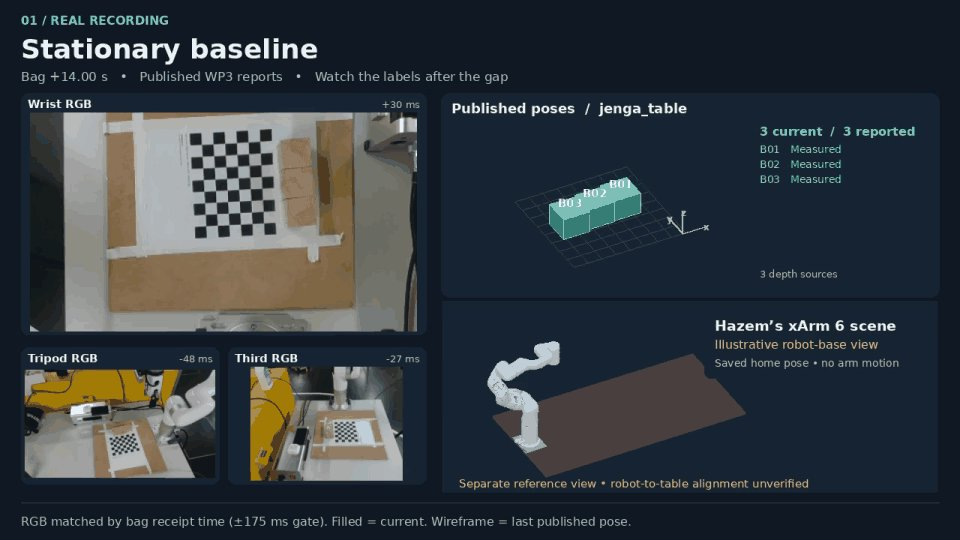
#> input picture media/wp3-stationary-baseline-scene.jpg, 960 x 540 px
$ python bench_s06_stereo.py --left ../../../media/wp3-stationary-baseline-scene.jpg --right ../../../media/wp3-stationary-baseline-scene.jpg
#> lines starting #> are read from the running program, lines starting #| are printed output that depends on the picture; after the words box and inside, x2 and y2 are one past the last pixel; in counts of white or black regions, pixels touching at a corner belong together
#> in main, L is the input picture: shape (540, 960, 3); mean B, G, R 63.7, 57.8, 51.1
"""Offline S06 rectified IR stereo benchmark: Native D435 vs OpenCV StereoSGBM + SoftLRC + optional LAS2."""
from __future__ import annotations

import argparse
import importlib.util
import json
from pathlib import Path
import time
import cv2
import numpy as np


def compute_sgbm_with_soft_lrc(
    ir_left: np.ndarray,
    ir_right: np.ndarray,
    baseline_m: float,
    fx_px: float,
    num_disparities: int = 96,
    block_size: int = 5,
    lrc_sigma_px: float = 1.5,
) -> dict:
    """Compute OpenCV CPU StereoSGBM left+right disparity & F26 SoftLRC continuous confidence."""
#> called with baseline_m = 0.05, fx_px = 424, num_disparities = 96, block_size = 5, lrc_sigma_px = 1.5
    t0 = time.perf_counter()
    gL = cv2.cvtColor(ir_left, cv2.COLOR_RGB2GRAY) if ir_left.ndim == 3 else ir_left
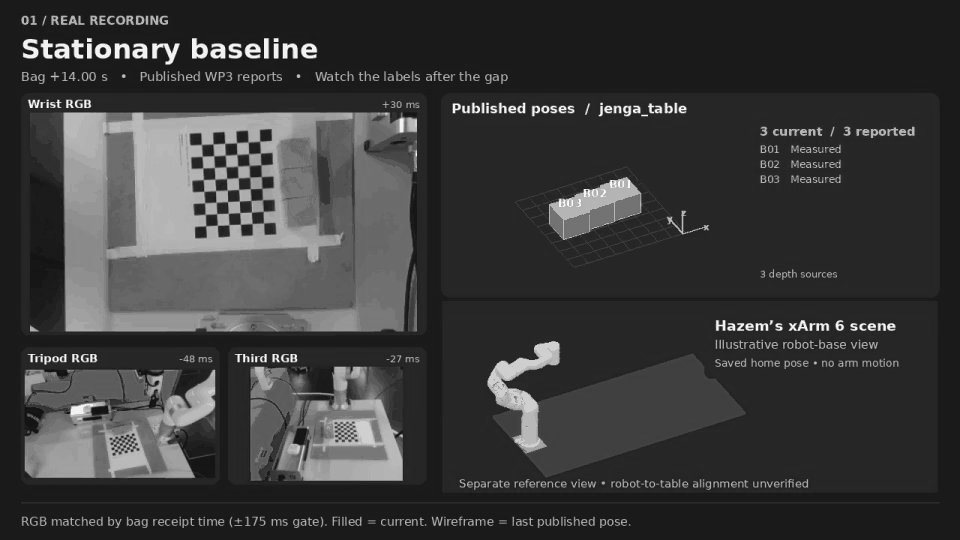
#> gL: shape (540, 960); min 4, max 254, mean 58.6
    gR = cv2.cvtColor(ir_right, cv2.COLOR_RGB2GRAY) if ir_right.ndim == 3 else ir_right

    sgbm = cv2.StereoSGBM_create(
        minDisparity=0,
        numDisparities=num_disparities,
        blockSize=block_size,
        P1=8 * block_size * block_size,
        P2=32 * block_size * block_size,
        disp12MaxDiff=1,
        uniquenessRatio=10,
        speckleWindowSize=100,
        speckleRange=32,
        mode=cv2.STEREO_SGBM_MODE_SGBM_3WAY,
    )
    disp_L = sgbm.compute(gL, gR).astype(np.float32) / 16.0
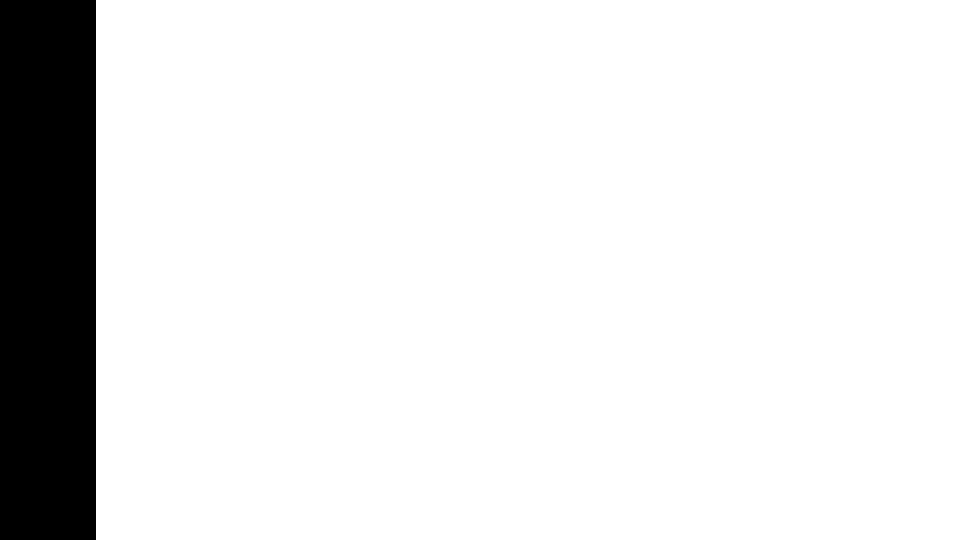
#> disp_L: shape (540, 960) float32; values -1 (black) and 0 (white), 90% white; 1 black region, box (x1, y1, x2, y2) and area: (0, 0, 96, 540) 51840

    # Right disparity without opencv-contrib via horizontally flipped images
    disp_R_flip = sgbm.compute(gR[:, ::-1], gL[:, ::-1]).astype(np.float32) / 16.0
    disp_R = disp_R_flip[:, ::-1]
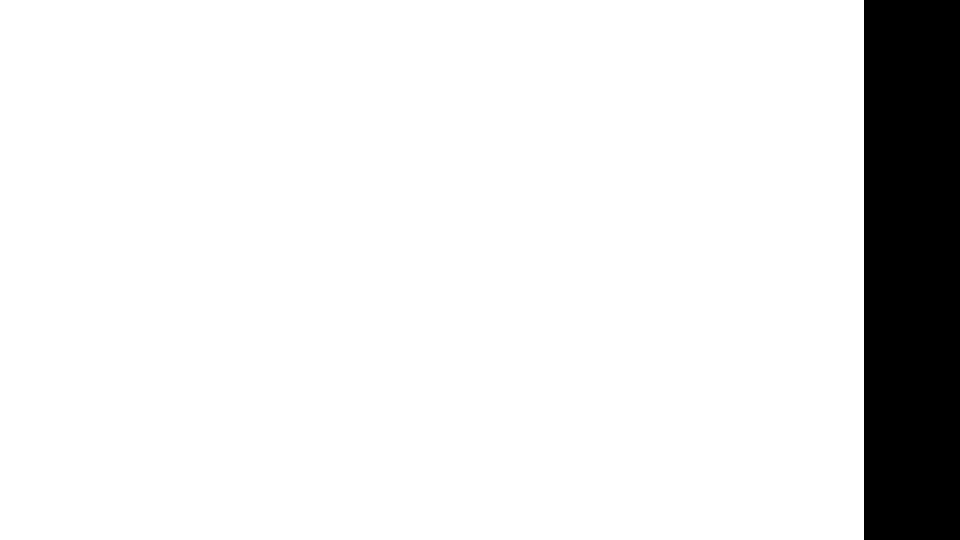
#> disp_R: shape (540, 960) float32; values -1 (black) and 0 (white), 90% white; 1 black region, box (x1, y1, x2, y2) and area: (864, 0, 960, 540) 51840

    H, W = disp_L.shape
#> H = 540; W = 960
    uu = np.arange(W, dtype=np.float32)[None, :].repeat(H, axis=0)
    match_u = np.round(uu - disp_L).astype(np.int32)
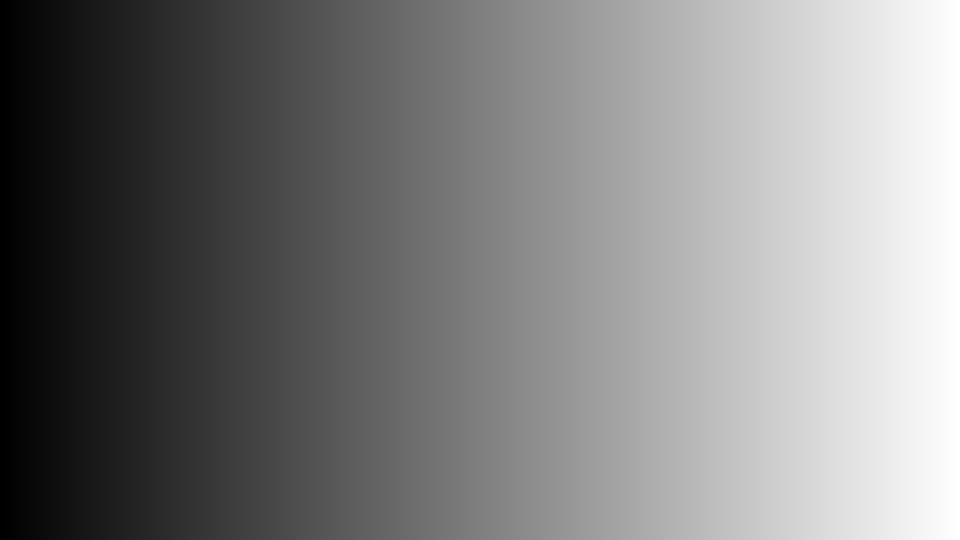
#> match_u: shape (540, 960) int32; min 1, max 959, mean 479.6; drawn with min black and max white
    valid = (disp_L > 0.5) & (match_u >= 0) & (match_u < W)
#> valid: shape (540, 960) bool; every value is 0
    mu_clip = np.clip(match_u, 0, W - 1)
    disp_R_at_match = disp_R[np.arange(H)[:, None], mu_clip]
    lr_err = np.where(valid & (disp_R_at_match > 0.5), np.abs(disp_L - disp_R_at_match), 10.0)
#> lr_err: shape (540, 960) float32; every value is 10

    # F26 Stereo Anywhere continuous SoftLRC reliability in [0, 1]
    soft_lrc = np.where(valid, np.exp(-(lr_err ** 2) / (2.0 * lrc_sigma_px ** 2)), 0.0)
#> soft_lrc: shape (540, 960) float32; every value is 0
    depth_m = np.where(valid & (soft_lrc >= 0.5), (fx_px * baseline_m) / np.maximum(disp_L, 0.1), np.nan)
#> depth_m: shape (540, 960) float32; every value is NaN or infinite
    ms = (time.perf_counter() - t0) * 1000.0
    return {
        "depth_m": depth_m.astype(np.float32),
        "soft_lrc_conf": soft_lrc.astype(np.float32),
        "valid_pct": round(100.0 * float(np.mean(np.isfinite(depth_m))), 2),
        "runtime_ms": round(ms, 2),
    }


def main() -> None:
    ap = argparse.ArgumentParser(description="S06 offline rectified IR stereo comparator.")
    ap.add_argument("--left", required=True)
    ap.add_argument("--right", required=True)
    ap.add_argument("--baseline-m", type=float, default=0.050)
    ap.add_argument("--fx-px", type=float, default=424.0)
    ap.add_argument("--out", default="")
    args = ap.parse_args()

    L = cv2.imread(args.left, cv2.IMREAD_UNCHANGED)
    R = cv2.imread(args.right, cv2.IMREAD_UNCHANGED)
    if L is None or R is None:
        raise SystemExit("Could not load --left / --right IR images")
    res = compute_sgbm_with_soft_lrc(L, R, args.baseline_m, args.fx_px)
#> res = 4 items
    has_ort = importlib.util.find_spec("onnxruntime") is not None
    report = {
        "sgbm_soft_lrc": {k: v for k, v in res.items() if isinstance(v, (int, float))},
        "las2_onnx": {"available": has_ort, "reason": "" if has_ort else "onnxruntime not installed locally"},
        "fast_foundation_stereo": {"available": False, "reason": "Requires desktop GPU/ONNX runtime and S06 weights"},
    }
    print(json.dumps(report, indent=2))
#| {
#|   "sgbm_soft_lrc": {
#|     "valid_pct": 0.0,
#|     "runtime_ms": 305.35
#|   },
#|   "las2_onnx": {
#|     "available": true,
#|     "reason": ""
#|   },
#|   "fast_foundation_stereo": {
#|     "available": false,
#|     "reason": "Requires desktop GPU/ONNX runtime and S06 weights"
#> (further printed lines are left out)
    if args.out:
        Path(args.out).write_text(json.dumps(report, indent=2), encoding="utf-8")


if __name__ == "__main__":
    main()
